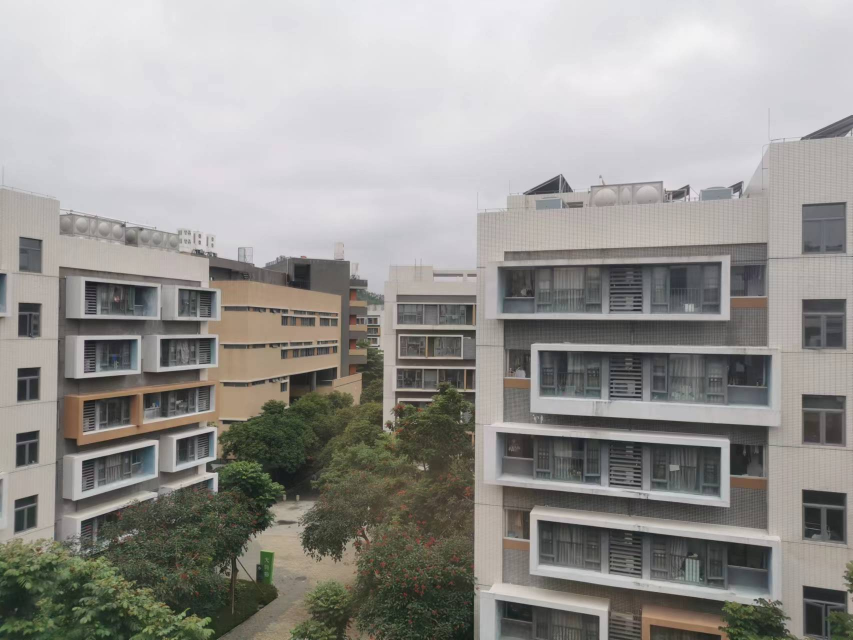
//> input picture ImageFusion/SURF/SURF/left.jpg, 1706 x 1280 px, given in place of c1.jpg, which was not available (shown at 1/2 size)
$ ./ORB_1   (built with g++ and OpenCV 4)
//> lines starting //> are read from the running program, lines starting //| are printed output that depends on the picture; pictures that were not available may be replaced by others from this repository, and a replacement may not be noted
#include <iostream>
#include "highgui/highgui.hpp"
#include "opencv2/nonfree/nonfree.hpp"
#include "opencv2/legacy/legacy.hpp"

using namespace cv;
using namespace std;

typedef struct {
    Point2f left_top;
    Point2f left_bottom;
    Point2f right_top;
    Point2f right_bottom;
} four_corners_t;

four_corners_t corners;

void CalcCorners(const Mat& H, const Mat& src) {
    double v2[] = {0, 0, 1};
    double v1[3];
    Mat V2 = Mat(3, 1, CV_64FC1, v2);
    Mat V1 = Mat(3, 1, CV_64FC1, v1);

    V1 = H * V2;
    cout << "V2: " << V2 << endl;
    cout << "V1: " << V1 << endl;
    corners.left_top.x = v1[0] / v1[2];
    corners.left_top.y = v1[1] / v1[2];
    v2[0] = 0;
    v2[1] = src.rows;
    v2[2] = 1;
    V2 = Mat(3, 1, CV_64FC1, v2);
    V1 = Mat(3, 1, CV_64FC1, v1);
    V1 = H * V2;
    corners.left_bottom.x = v1[0] / v1[2];
    corners.left_bottom.y = v1[1] / v1[2];
    v2[0] = src.cols;
    v2[1] = 0;
    v2[2] = 1;
    V2 = Mat(3, 1, CV_64FC1, v2);
    V1 = Mat(3, 1, CV_64FC1, v1);
    V1 = H * V2;
    corners.right_top.x = v1[0] / v1[2];
    corners.right_top.y = v1[1] / v1[2];
    v2[0] = src.cols;
    v2[1] = src.rows;
    v2[2] = 1;
    V2 = Mat(3, 1, CV_64FC1, v2);
    V1 = Mat(3, 1, CV_64FC1, v1);
    V1 = H * V2;
    corners.right_bottom.x = v1[0] / v1[2];
    corners.right_bottom.y = v1[1] / v1[2];
}

int main(int argc, char *argv[]) {
    Mat image01 = imread("c1.jpg", 1);
//> image01 is the input picture: 1280 rows x 1706 cols, CV_8UC3; mean B, G, R 145.6, 149.1, 150.9
    Mat image02 = imread("c2.jpg", 1);
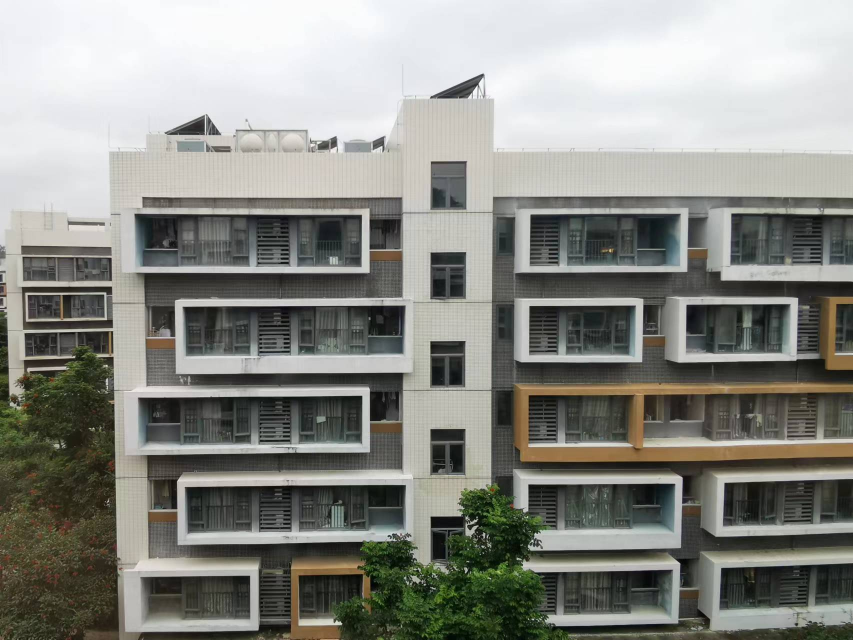
//> input picture ImageFusion/SURF/SURF/right.jpg, 1706 x 1280 px, given in place of c2.jpg, which was not available (shown at 1/2 size)
//> image02 is the input picture: 1280 rows x 1706 cols, CV_8UC3; mean B, G, R 133.1, 139.2, 138.4
    Mat image1, image2;
    cvtColor(image01, image1, CV_RGB2GRAY);
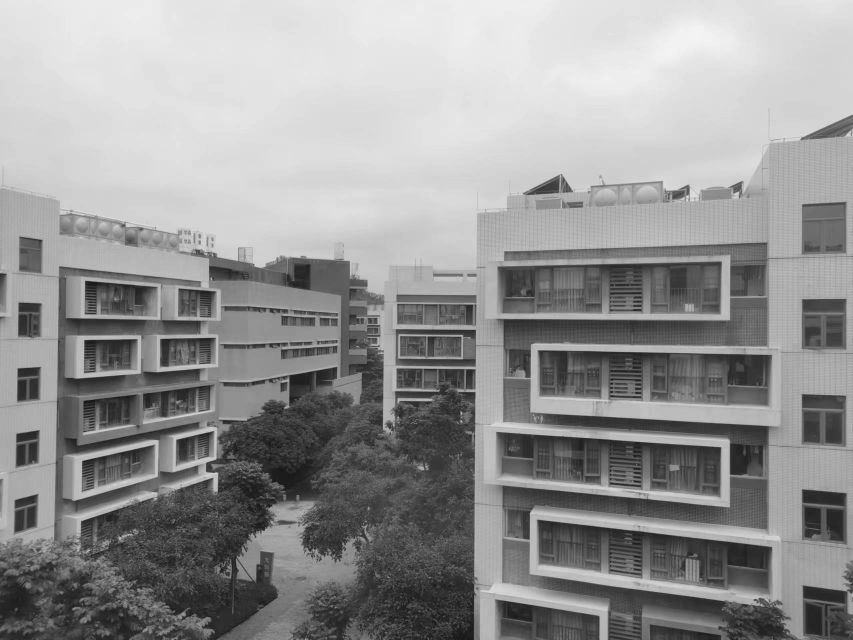
//> image1: 1280 rows x 1706 cols, CV_8UC1 (shown at 1/2 size); min 16, max 244, mean 148.3
    cvtColor(image02, image2, CV_RGB2GRAY);
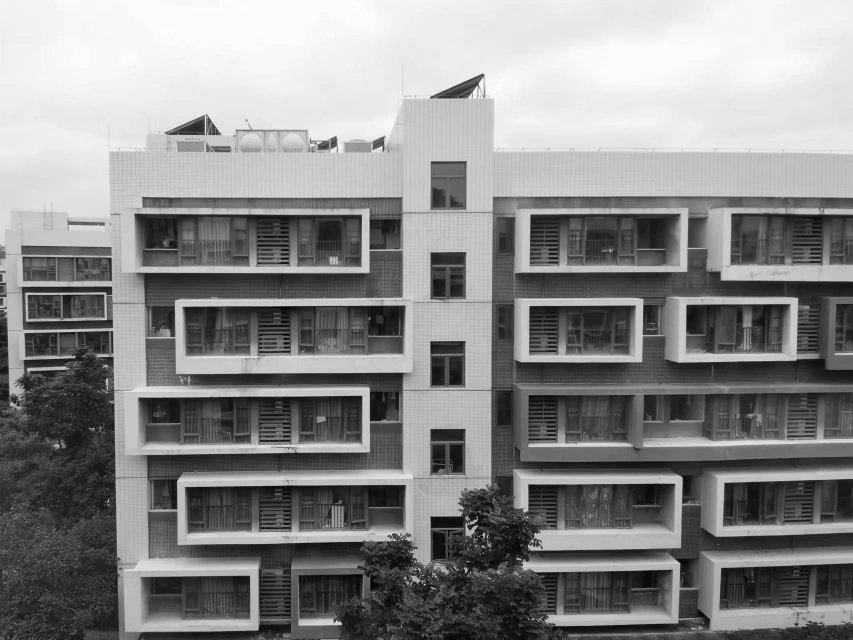
//> image2: 1280 rows x 1706 cols, CV_8UC1 (shown at 1/2 size); min 0, max 255, mean 137.2

//> (the run ends here: the program needs code that is not available in this run, at `SurfFeatureDetector Detector(2000);`)
